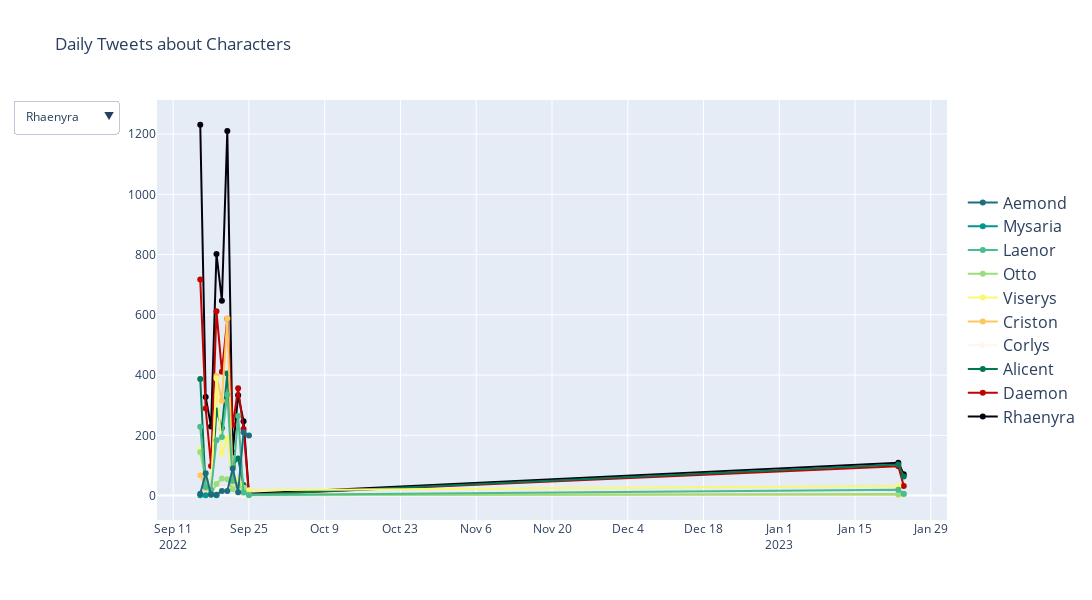

The cell this chart's notebook holds for it:
### Markdown cell above
> **NOTE**: You may show or hide traces by clicking or double-clicking on their associated legend item. Therefore, dropdown is not necessary here 😃

### Code cell
fig = go.Figure()

for character,color in zip(characters,colors):
    
    y = df[df[character] == 1].groupby("date").size()
    
    fig.add_trace(go.Scatter(x = df["date"].unique()
                             , y = y,
                             mode = 'lines+markers',
                             name = character,
                            line_color = color))
    



#fig.update_layout(legend=dict(y=0.5, traceorder='reversed', font_size=16))
fig.update_layout(
    legend=dict(y=0.5, traceorder='reversed', font_size=16),
    title_text='Daily Tweets about Characters', 
    width=1400,
    height=600,
    template="plotly", # or seaborn, ggplot2, simple_white, presentation...
    
    updatemenus=[
        dict(
            buttons=[dict(args= [{'visible': [ True if x == character else False for x in characters  ]},
                                 {'title': character,
                                  'showlegend':True}],
                          label= character,
                          method= "update") 
                     for character in characters]
        )
    ]
)

fig.show()

### Figure 1 — Plotly figure (JSON) as saved in the notebook; plotly's stock layout.template omitted (floating-point values rounded to 4 significant figures)
{"data": [{"line": {"color": "#05000E"}, "mode": "lines+markers", "name": "Rhaenyra", "type": "scatter", "x": ["2022-09-16", "2022-09-17", "2022-09-18", "2022-09-19", "2022-09-20", "2022-09-21", "2022-09-22", "2022-09-23", "2022-09-24", "2022-09-25", "2023-01-23", "2023-01-24"], "y": [1231, 327, 229, 802, 647, 1210, 143, 333, 247, 6, 109, 71]}, {"line": {"color": "#BE0303"}, "mode": "lines+markers", "name": "Daemon", "type": "scatter", "x": ["2022-09-16", "2022-09-17", "2022-09-18", "2022-09-19", "2022-09-20", "2022-09-21", "2022-09-22", "2022-09-23", "2022-09-24", "2022-09-25", "2023-01-23", "2023-01-24"], "y": [717, 289, 98, 612, 411, 587, 234, 356, 221, 3, 97, 32]}, {"line": {"color": "#007853"}, "mode": "lines+markers", "name": "Alicent", "type": "scatter", "x": ["2022-09-16", "2022-09-17", "2022-09-18", "2022-09-19", "2022-09-20", "2022-09-21", "2022-09-22", "2022-09-23", "2022-09-24", "2022-09-25", "2023-01-23", "2023-01-24"], "y": [387, 26, 12, 282, 224, 405, 99, 123, 35, 3, 103, 63]}, {"line": {"color": "#FFF5F1"}, "mode": "lines+markers", "name": "Corlys", "type": "scatter", "x": ["2022-09-16", "2022-09-17", "2022-09-18", "2022-09-19", "2022-09-20", "2022-09-21", "2022-09-22", "2022-09-23", "2022-09-24", "2022-09-25", "2023-01-23", "2023-01-24"], "y": [71, 1, 1, 25, 21, 24, 23, 2, 1, 2]}, {"line": {"color": "#FFC75F"}, "mode": "lines+markers", "name": "Criston", "type": "scatter", "x": ["2022-09-16", "2022-09-17", "2022-09-18", "2022-09-19", "2022-09-20", "2022-09-21", "2022-09-22", "2022-09-23", "2022-09-24", "2022-09-25", "2023-01-23", "2023-01-24"], "y": [67, 23, 8, 397, 315, 588, 42, 45, 13, 3, 3]}, {"line": {"color": "#F9F871"}, "mode": "lines+markers", "name": "Viserys", "type": "scatter", "x": ["2022-09-16", "2022-09-17", "2022-09-18", "2022-09-19", "2022-09-20", "2022-09-21", "2022-09-22", "2022-09-23", "2022-09-24", "2022-09-25", "2023-01-23", "2023-01-24"], "y": [154, 51, 20, 389, 140, 190, 46, 53, 26, 18, 32]}, {"line": {"color": "#9BDE7E"}, "mode": "lines+markers", "name": "Otto", "type": "scatter", "x": ["2022-09-16", "2022-09-17", "2022-09-18", "2022-09-19", "2022-09-20", "2022-09-21", "2022-09-22", "2022-09-23", "2022-09-24", "2022-09-25", "2023-01-23", "2023-01-24"], "y": [144, 52, 4, 38, 57, 54, 21, 34, 24, 1, 5, 4]}, {"line": {"color": "#4BBC8E"}, "mode": "lines+markers", "name": "Laenor", "type": "scatter", "x": ["2022-09-16", "2022-09-17", "2022-09-18", "2022-09-19", "2022-09-20", "2022-09-21", "2022-09-22", "2022-09-23", "2022-09-24", "2022-09-25", "2023-01-23", "2023-01-24"], "y": [228, 28, 19, 184, 194, 335, 48, 264, 10, 2, 19, 6]}, {"line": {"color": "#039590"}, "mode": "lines+markers", "name": "Mysaria", "type": "scatter", "x": ["2022-09-16", "2022-09-17", "2022-09-18", "2022-09-19", "2022-09-20", "2022-09-21", "2022-09-22", "2022-09-23", "2022-09-24", "2022-09-25", "2023-01-23", "2023-01-24"], "y": [1, 1, 4, 1]}, {"line": {"color": "#1C6E7D"}, "mode": "lines+markers", "name": "Aemond", "type": "scatter", "x": ["2022-09-16", "2022-09-17", "2022-09-18", "2022-09-19", "2022-09-20", "2022-09-21", "2022-09-22", "2022-09-23", "2022-09-24", "2022-09-25", "2023-01-23", "2023-01-24"], "y": [6, 74, 3, 3, 15, 15, 90, 11, 210, 199]}, {"line": {"color": "#2F4858"}, "mode": "lines+markers", "name": "Ser Harrold", "type": "scatter", "x": ["2022-09-16", "2022-09-17", "2022-09-18", "2022-09-19", "2022-09-20", "2022-09-21", "2022-09-22", "2022-09-23", "2022-09-24", "2022-09-25", "2023-01-23", "2023-01-24"], "y": []}], "layout": {"height": 600, "legend": {"font": {"size": 16}, "traceorder": "reversed", "y": 0.5}, "title": {"text": "Daily Tweets about Characters"}, "updatemenus": [{"buttons": [{"args": [{"visible": [true, false, false, false, false, false, false, false, false, false, false]}, {"showlegend": true, "title": "Rhaenyra"}], "label": "Rhaenyra", "method": "update"}, {"args": [{"visible": [false, true, false, false, false, false, false, false, false, false, false]}, {"showlegend": true, "title": "Daemon"}], "label": "Daemon", "method": "update"}, {"args": [{"visible": [false, false, true, false, false, false, false, false, false, false, false]}, {"showlegend": true, "title": "Alicent"}], "label": "Alicent", "method": "update"}, {"args": [{"visible": [false, false, false, true, false, false, false, false, false, false, false]}, {"showlegend": true, "title": "Corlys"}], "label": "Corlys", "method": "update"}, {"args": [{"visible": [false, false, false, false, true, false, false, false, false, false, false]}, {"showlegend": true, "title": "Criston"}], "label": "Criston", "method": "update"}, {"args": [{"visible": [false, false, false, false, false, true, false, false, false, false, false]}, {"showlegend": true, "title": "Viserys"}], "label": "Viserys", "method": "update"}, {"args": [{"visible": [false, false, false, false, false, false, true, false, false, false, false]}, {"showlegend": true, "title": "Otto"}], "label": "Otto", "method": "update"}, {"args": [{"visible": [false, false, false, false, false, false, false, true, false, false, false]}, {"showlegend": true, "title": "Laenor"}], "label": "Laenor", "method": "update"}, {"args": [{"visible": [false, false, false, false, false, false, false, false, true, false, false]}, {"showlegend": true, "title": "Mysaria"}], "label": "Mysaria", "method": "update"}, {"args": [{"visible": [false, false, false, false, false, false, false, false, false, true, false]}, {"showlegend": true, "title": "Aemond"}], "label": "Aemond", "method": "update"}, {"args": [{"visible": [false, false, false, false, false, false, false, false, false, false, true]}, {"showlegend": true, "title": "Ser Harrold"}], "label": "Ser Harrold", "method": "update"}]}], "width": 1400}}
